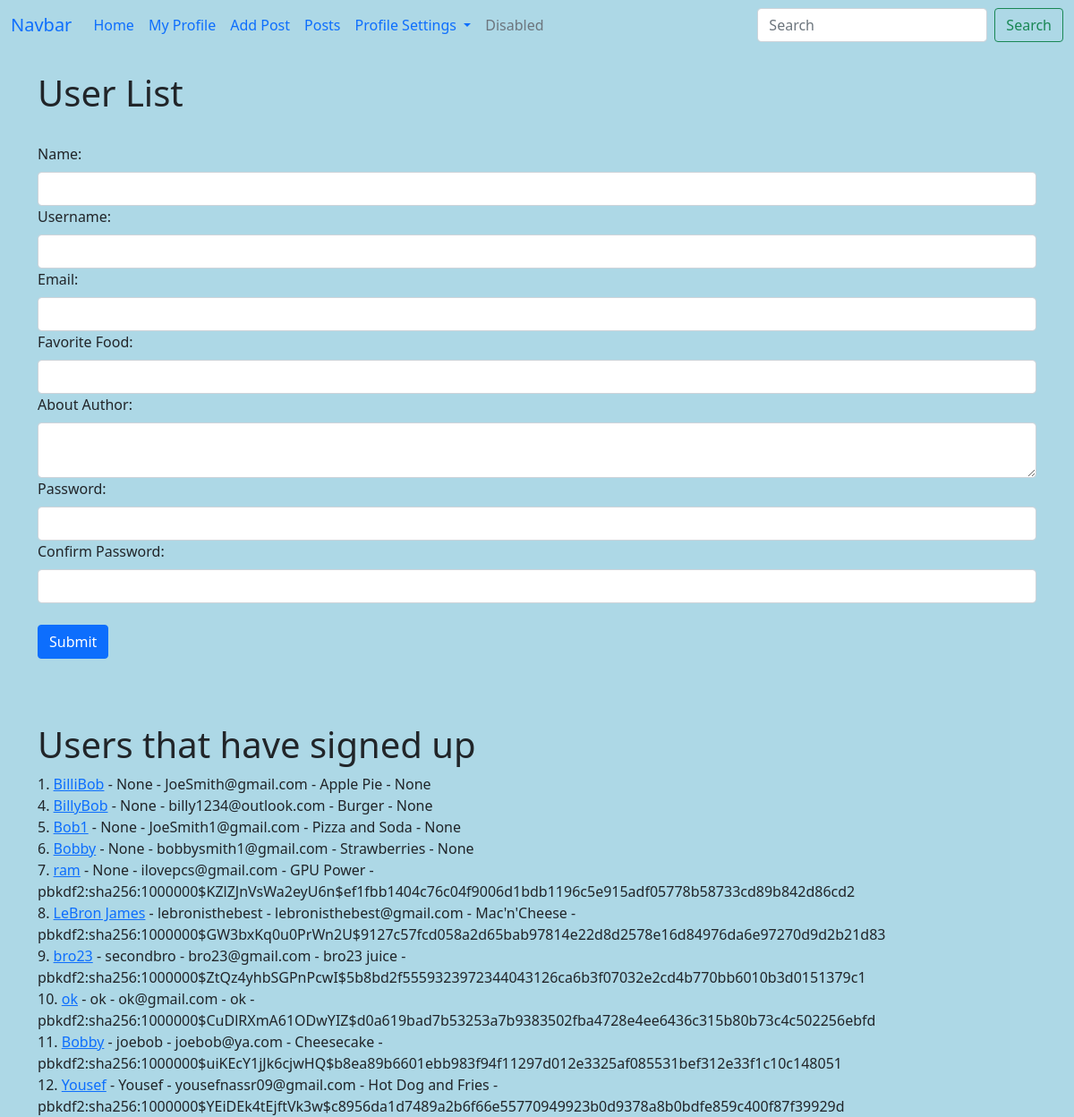
Screenshot of /user/add with the database file from the repository.
### whynot.py (models this page shows, shortened)
class Users(db.Model,UserMixin):
    id= db.Column(db.Integer, primary_key=True)
    username=db.Column(db.String(20))
    name=db.Column(db.String(200),nullable=False) #200 is the max amount of string. Cannot be nothing as per nullable=False
    email=db.Column(db.String(120),nullable=False,unique=True) #only one email per user allowed due to unique=
    favorite_food=db.Column(db.String(150))
    about_author=db.Column(db.Text(500),nullable=True)
    date_added=db.Column(db.DateTime, default=datetime.now) # puts current date when they fill out the form
    profile_pic=db.Column(db.String(150),nullable=True)
    password_hash = db.Column(db.String(120))
    posts=db.relationship('Posts',backref='poster')
    @property
    def password(self): # We define the password here
        raise AttributeError('Password is not a readable attributle!')

### whynot.py (the view, shortened to what this page needs)
@app.route('/user/add',methods=['GET','POST'])
def add_user():
    name=None
    form = UserForm()
    our_users= Users.query.order_by(Users.date_added) # Gets a list of users by date added
    return render_template("add_user.html",form=form,name=name,our_users=our_users)

### webforms.py
class UserForm(FlaskForm):
    name=StringField("Name: ",validators=[DataRequired()])
    username=StringField("Username:",validators=[DataRequired()])
    email=StringField("Email: ",validators=[DataRequired()])
    password_hash = PasswordField("Password: ",validators=[DataRequired(),EqualTo('password_hash2',message='Password Must Match!')])
    password_hash2 = PasswordField("Confirm Password: ",validators=[DataRequired()]) # This doesn't need a EqualTo() because the first one must match with this one
    favorite_food = StringField("Favorite Food: ")
    profile_pic = FileField("Profile Pic")
    about_author = TextAreaField("About Author: ")
    submit=SubmitField("Submit")

class SearchForm(FlaskForm):
    searched=StringField("Searched ",validators=[DataRequired()])
    submit=SubmitField("Submit")

### whynot.py (called while the page is built)
@app.context_processor
def base():
    form=SearchForm()
    return dict(form=form)

### templates/add_user.html (shortened to what this page needs)
{% extends 'base.html' %}
{% block content %}
{% if name %}
    <h1>Hello {{name}}!!</h1>
    <br/>
{% else %}
    <h1>User List</h1>
    <br/>
    <form method="POST">
        {{ form.name.label(class="form-label") }}
        {{ form.name(class="form-control") }}
        {{ form.username.label(class="form-label") }}
        {{ form.username(class="form-control") }}
        {{ form.email.label(class="form-label") }}
        {{ form.email(class="form-control") }}
        {{ form.favorite_food.label(class="form-label") }}
        {{ form.favorite_food(class="form-control") }}
        {{ form.about_author.label(class="form-label") }}
        {{ form.about_author(class="form-control") }}
        {{ form.password_hash.label(class="form-label") }}
        {{ form.password_hash(class="form-control") }}
        {{ form.password_hash2.label(class="form-label") }}
        {{ form.password_hash2(class="form-control") }}
        <br/>
        {{ form.submit(class="btn btn-primary") }}
    </form>
<br/><br/><br/>
<h1>Users that have signed up</h1>
{% for x in our_users %}
    {{ x.id }}. <a href="{{ url_for('update', id=x.id) }}">{{ x.name }}</a> - {{ x.username }} - {{ x.email }} - {{ x.favorite_food }} - {{ x.password_hash }}<br/>
{% endfor %}
{% endif %}
{% endblock %}

### static/css/style.css (style rules this page uses)
body { background-color: lightblue; }

### rows the page displays
Users: id "1", name "BilliBob", username "None", email "JoeSmith@gmail.com", favorite_food "Apple Pie", password_hash "None"
Users: id "4", name "BillyBob", username "None", email "billy1234@outlook.com", favorite_food "Burger", password_hash "None"
Users: id "5", name "Bob1", username "None", email "JoeSmith1@gmail.com", favorite_food "Pizza and Soda", password_hash "None"
Users: id "6", name "Bobby", username "None", email "bobbysmith1@gmail.com", favorite_food "Strawberries", password_hash "None"
Users: id "7", name "ram", username "None", email "ilovepcs@gmail.com", favorite_food "GPU Power", password_hash "pbkdf2:sha256:1000000$KZlZJnVsWa2eyU6n$ef1fbb1404c76c04f9006d1bdb1196c5e915adf05778b58733cd89b842d86cd2"
Users: id "8", name "LeBron James", username "lebronisthebest", email "lebronisthebest@gmail.com", favorite_food "Mac'n'Cheese", password_hash "pbkdf2:sha256:1000000$GW3bxKq0u0PrWn2U$9127c57fcd058a2d65bab97814e22d8d2578e16d84976da6e97270d9d2b21d83"
Users: id "9", name "bro23", username "secondbro", email "bro23@gmail.com", favorite_food "bro23 juice", password_hash "pbkdf2:sha256:1000000$ZtQz4yhbSGPnPcwI$5b8bd2f5559323972344043126ca6b3f07032e2cd4b770bb6010b3d0151379c1"
Users: id "10", name "ok", username "ok", email "ok@gmail.com", favorite_food "ok", password_hash "pbkdf2:sha256:1000000$CuDlRXmA61ODwYIZ$d0a619bad7b53253a7b9383502fba4728e4ee6436c315b80b73c4c502256ebfd"
Users: id "11", name "Bobby", username "joebob", email "joebob@ya.com", favorite_food "Cheesecake", password_hash "pbkdf2:sha256:1000000$uiKEcY1jJk6cjwHQ$b8ea89b6601ebb983f94f11297d012e3325af085531bef312e33f1c10c148051"
Users: id "12", name "Yousef", username "Yousef", email "yousefnassr09@gmail.com", favorite_food "Hot Dog and Fries", password_hash "pbkdf2:sha256:1000000$YEiDEk4tEjftVk3w$c8956da1d7489a2b6f66e55770949923b0d9378a8b0bdfe859c400f87f39929d"
